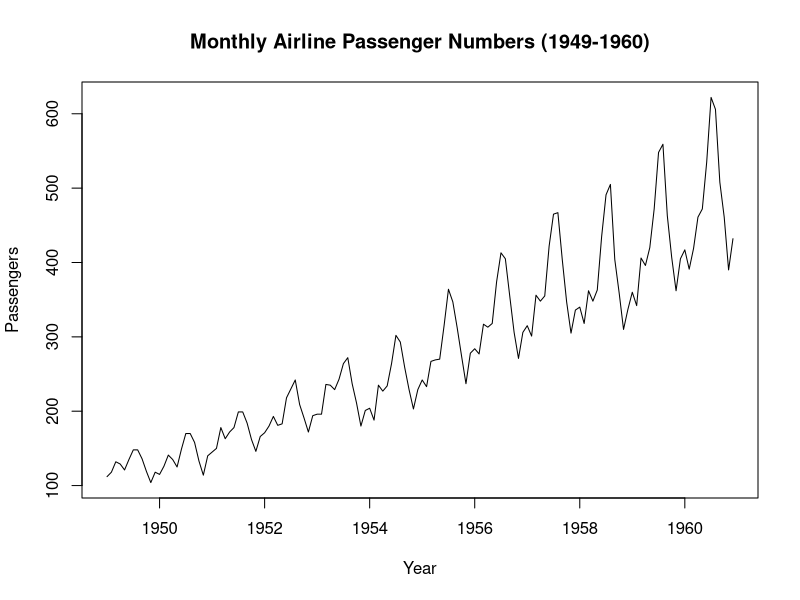
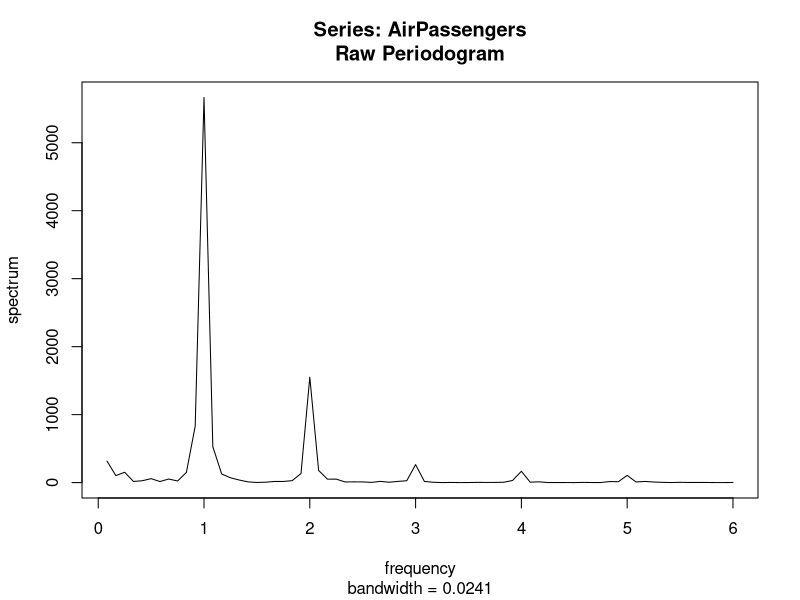
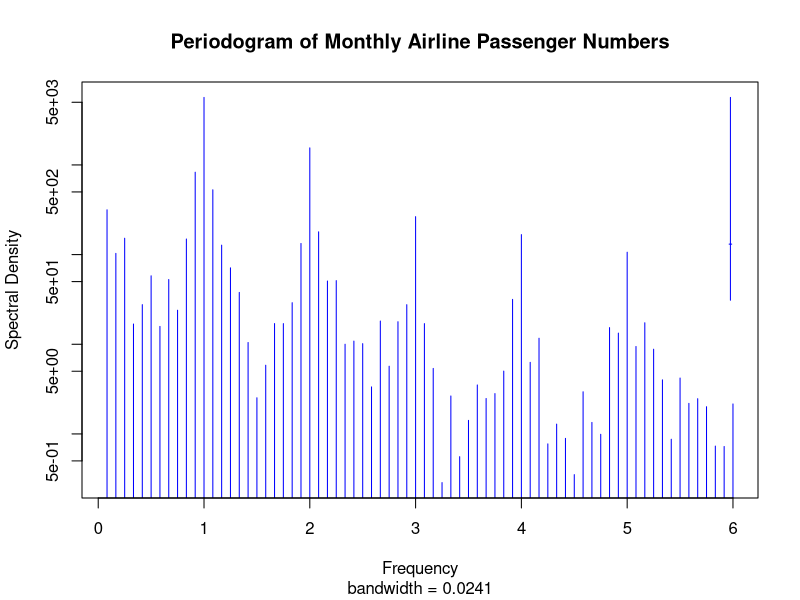
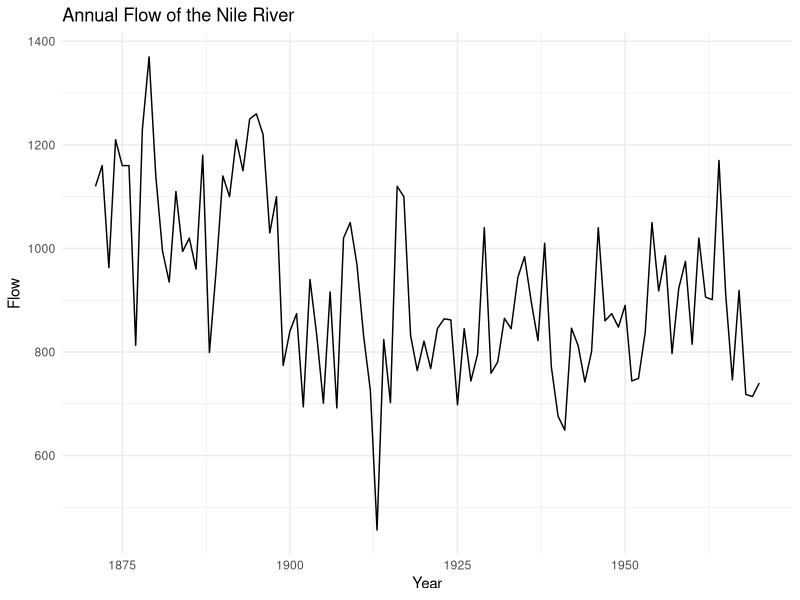
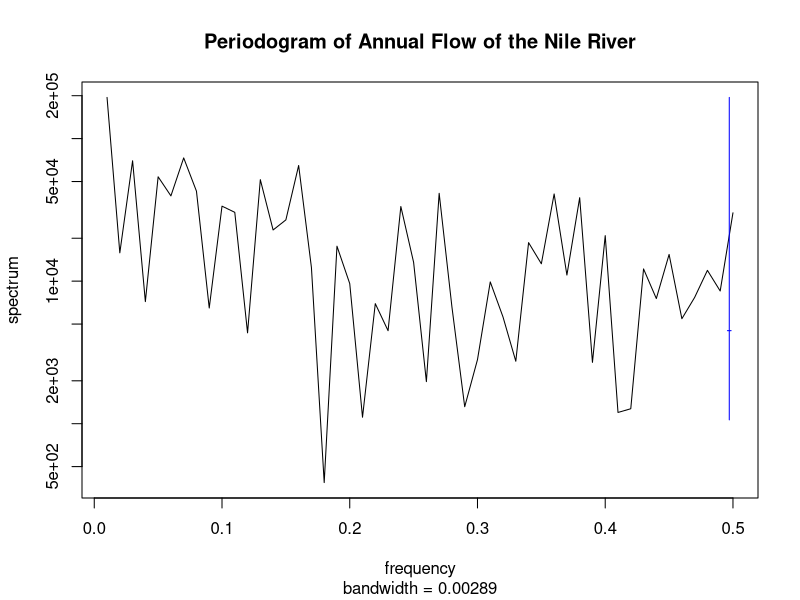
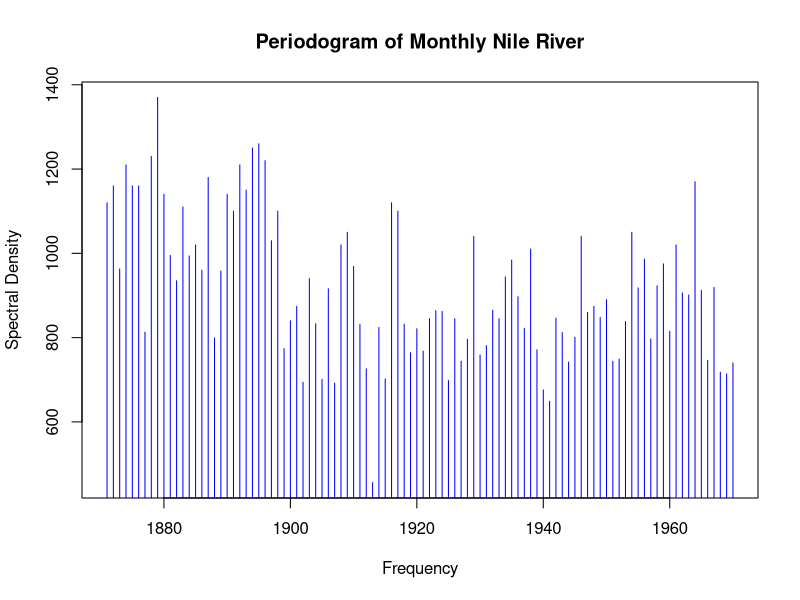

The R script that drew these images, in order:
# Load the AirPassengers dataset
data("AirPassengers")


data <-  AirPassengers
data

# Plot the original time series data
plot(AirPassengers, main = "Monthly Airline Passenger Numbers (1949-1960)",
     ylab = "Passengers", xlab = "Year")

# Compute the periodogram
airpassengers_periodogram <- spec.pgram(AirPassengers, log = "no", plot = TRUE)

# Plot the periodogram
plot(airpassengers_periodogram, main = "Periodogram of Monthly Airline Passenger Numbers",
     xlab = "Frequency", ylab = "Spectral Density",
     col = "blue", type = "h")





## Example 2

# Load necessary libraries
library(ggplot2)

# Load the Nile dataset
data("Nile")

# Convert the dataset to a data frame
nile_df <- data.frame(
  Year = time(Nile),
  Flow = as.numeric(Nile)
)

# Plot the Nile time series
ggplot(nile_df, aes(x = Year, y = Flow)) +
  geom_line() +
  labs(title = "Annual Flow of the Nile River", x = "Year", y = "Flow") +
  theme_minimal()

# Compute and plot the periodogram
spec.pgram(Nile, main = "Periodogram of Annual Flow of the Nile River")



# Plot the periodogram
plot(Nile, main = "Periodogram of Monthly Nile River",
     xlab = "Frequency", ylab = "Spectral Density",
     col = "blue", type = "h")
